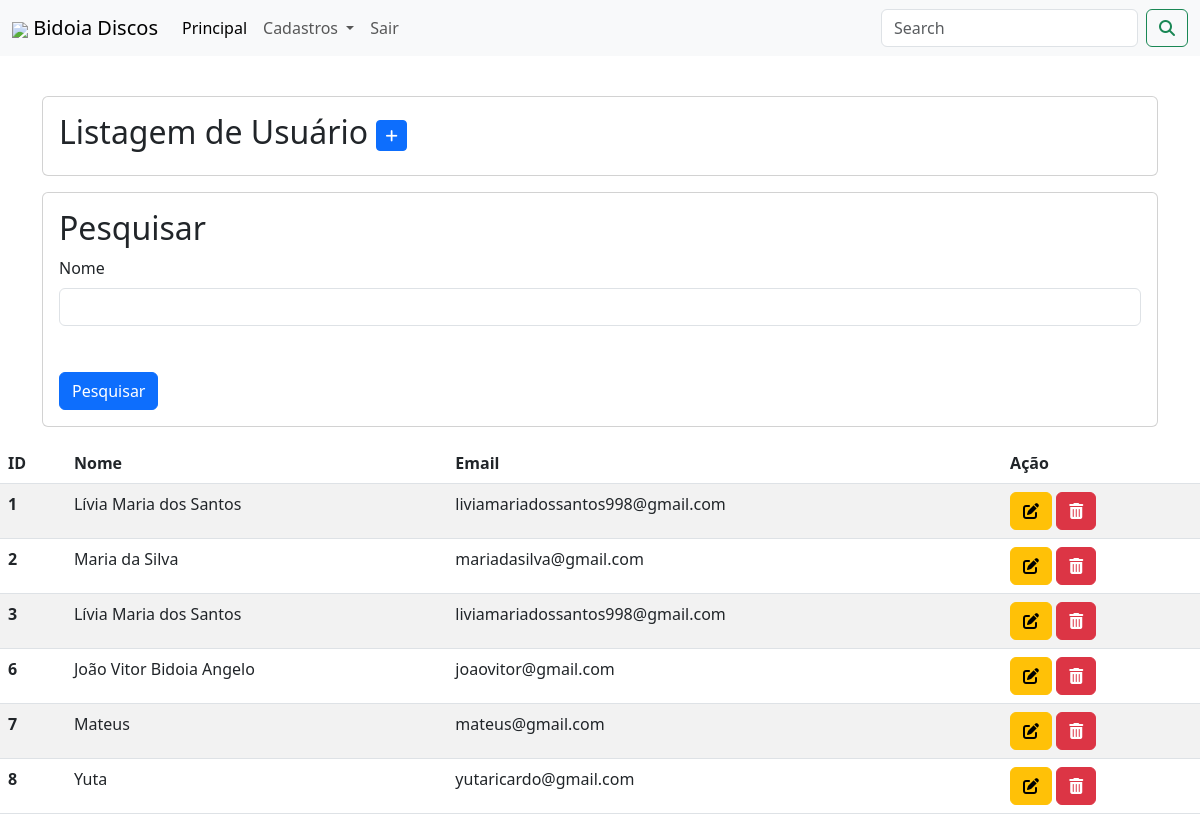
/Sistema/listarUsuario.php (signed in), run on an earlier commit of the app's database.
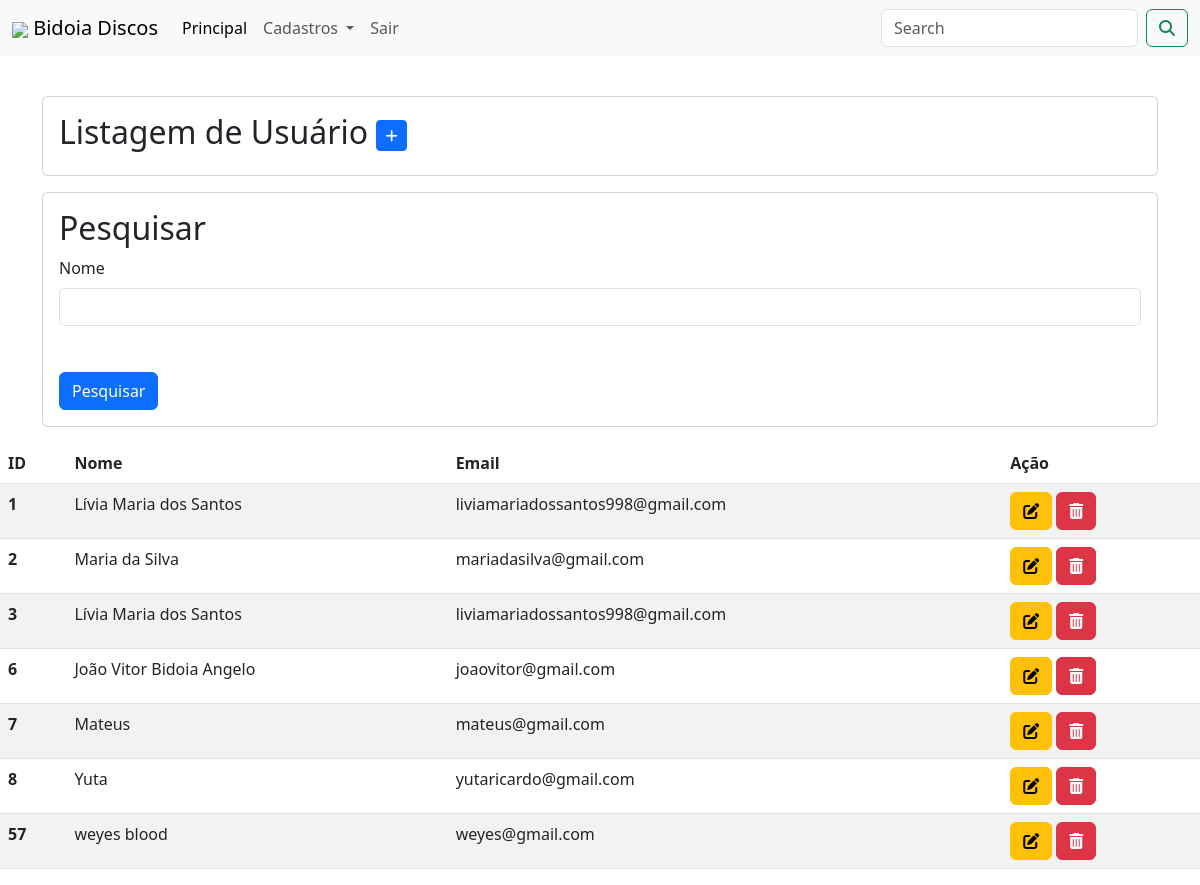
And on a later commit of the database.
### tables this page shows
CREATE TABLE `usuario` (
  `id` int(11) NOT NULL,
  `nome` varchar(100) NOT NULL,
  `email` varchar(100) NOT NULL,
  `senha` varchar(255) NOT NULL,
  `arquivo` varchar(100) DEFAULT NULL
);

### Sistema/listarUsuario.php (the view, shortened to what this page needs)
<!DOCTYPE html>
<?php
$corpo = "listar";
require_once("conexao.php");
$sql = "select * from usuario";
$resultado = mysqli_query($conexao, $sql);
?>
<?php require_once("cabecalho.php") ?>
<div class="card mt-3 mb-3">
  <div class="card-body">
    <h2 class="card-title">Listagem de Usuário
      <a href="cadastrarUsuario.php" class="btn btn-primary btn-sm"><i class="fa-solid fa-plus"></i></a>
    </h2>
  </div>
</div>
<div class="card mt-3 mb-3">
  <div class="card-body">
    <h2 class="card-title">Pesquisar</h2>
    <form action="">
    <label for="exampleFormControlInput1" class="form-label">Nome</label>
        <input type="text" class="form-control">
        <p style="padding: 15px"></p>
        <button stype="button" class="btn btn-primary">Pesquisar</button>
    </div>
  </div>
</div>
<table class="table table-striped">
  <thead>
    <tr>
      <th scope="col">ID</th>
      <th scope="col">Nome</th>
      <th scope="col">Email</th>
      <th scope="col">Ação</th>
    </tr>
  </thead>
  <tbody>
    <?php while ($linha = mysqli_fetch_array($resultado)) { ?>
      <tr>
        <th>
          <?= $linha['id'] ?>
        </th>
        <td>
          <?= $linha['nome'] ?>
        </td>
        <td>
          <?= $linha['email'] ?>
        </td>
        <td><a href="alterarUsuario.php?id=<?= $linha['id'] ?>" class="btn btn-warning"><i
              class="fa-solid fa-pen-to-square"></i></a>
          <a href="listarUsuario.php? id=<?= $linha['id'] ?>" class="btn btn-danger"
            onclick="return confirm('Deseja excluir mesmo?')">
            <i class="fa-solid fa-trash-can"></i>
          </a>
      </tr>
    <?php } ?>
  </tbody>
</table>
<?php require_once("rodape.php") ?>

### Sistema/cabecalho.php (shortened to what this page needs)
<html lang="pt-br">
<head>
    <link href="https://cdn.jsdelivr.net/npm/bootstrap@5.3.0-alpha1/dist/css/bootstrap.min.css" rel="stylesheet"
>
</head>
<?php if($corpo == "listar"){
  echo "<body>";
  } else {
  echo '<body style="background-color: #e6e6e6">';
  }?>
  <?php require_once("menu.php")?>
    <div class="container">

### Sistema/menu.php (shortened to what this page needs)
<nav class="navbar navbar-expand-lg bg-body-tertiary">
  <div class="container-fluid">
    <a class="navbar-brand" href="#">
        <img src="img/logo.png" style="width: 30px; height: auto; alt=">
        Bidoia Discos
    </a>
    <div class="collapse navbar-collapse" id="navbarSupportedContent">
      <ul class="navbar-nav me-auto mb-2 mb-lg-0">
        <li class="nav-item">
          <a class="nav-link active" aria-current="page" href="#">Principal</a>
        </li>
        <li class="nav-item dropdown">
          <a class="nav-link dropdown-toggle" href="#" role="button" data-bs-toggle="dropdown" aria-expanded="false">
            Cadastros
          </a>
        </li>
        <li class="nav-item">
          <a class="nav-link" href="sair.php">Sair</a>
        </li>
      </ul>
      <form class="d-flex" role="search">
        <input class="form-control me-2" type="search" placeholder="Search" aria-label="Search">
        <button class="btn btn-outline-success" type="submit"><i class="fa-solid fa-magnifying-glass"></i></button>
      </form>
    </div>
  </div>
</nav>

### Sistema/rodape.php (shortened to what this page needs)
</body>
</html>

What changed in the data, as far as the page shows it:
added usuario: id "57", nome "weyes blood", email "weyes@gmail.com"
